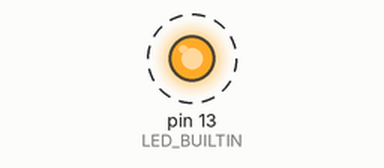
Simulated run of this sketch. Board: Arduino Uno, built with avr-gcc and run on an emulated ATmega328P. Parts: output pins drawn as LEDs (lit = HIGH). Dashed ring = blinking.

Above: at 0.7 s.
Timing chart, 0 to 3.7 s (numbered marks = the images above):
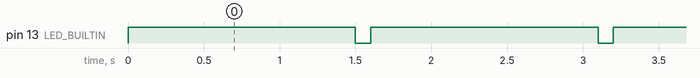

The sketch:

blink1.ino
```cpp
void setup() {
	pinMode(LED_BUILTIN, OUTPUT);
}

void loop() {
	digitalWrite(LED_BUILTIN, HIGH);
	delay(1500);
	digitalWrite(LED_BUILTIN, LOW);
	delay(100);
}
```

Measured:
- by itself, pin 13 (LED_BUILTIN): alternates HIGH for 1.5 s and LOW for 0.10 s
